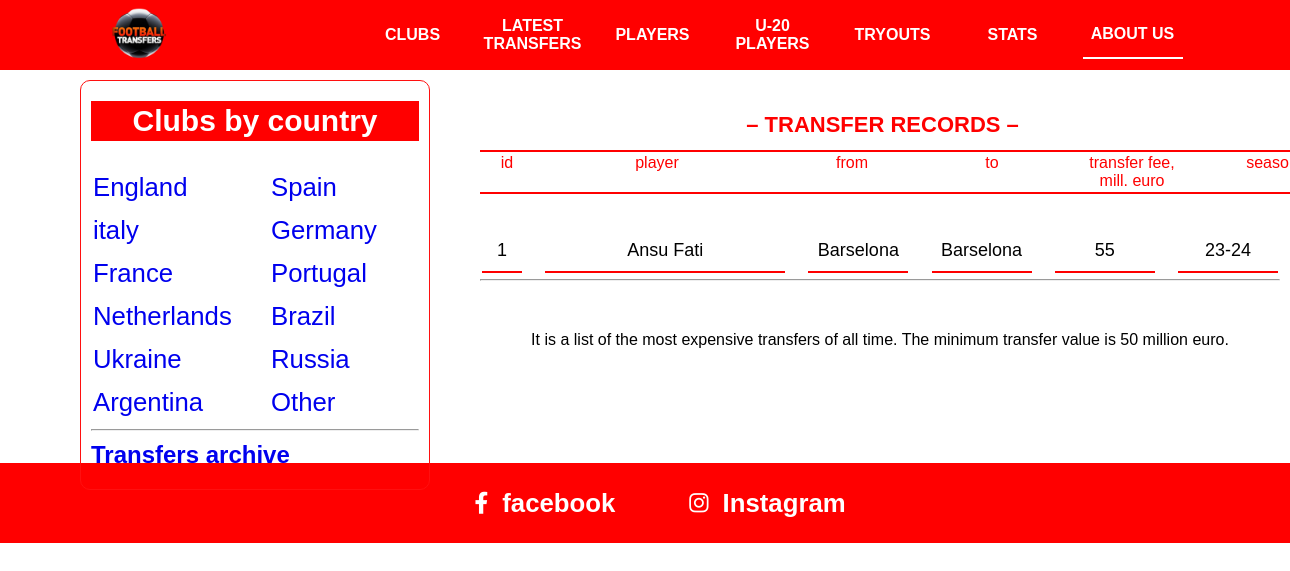
Before: /transfers_records/ with the older database file.
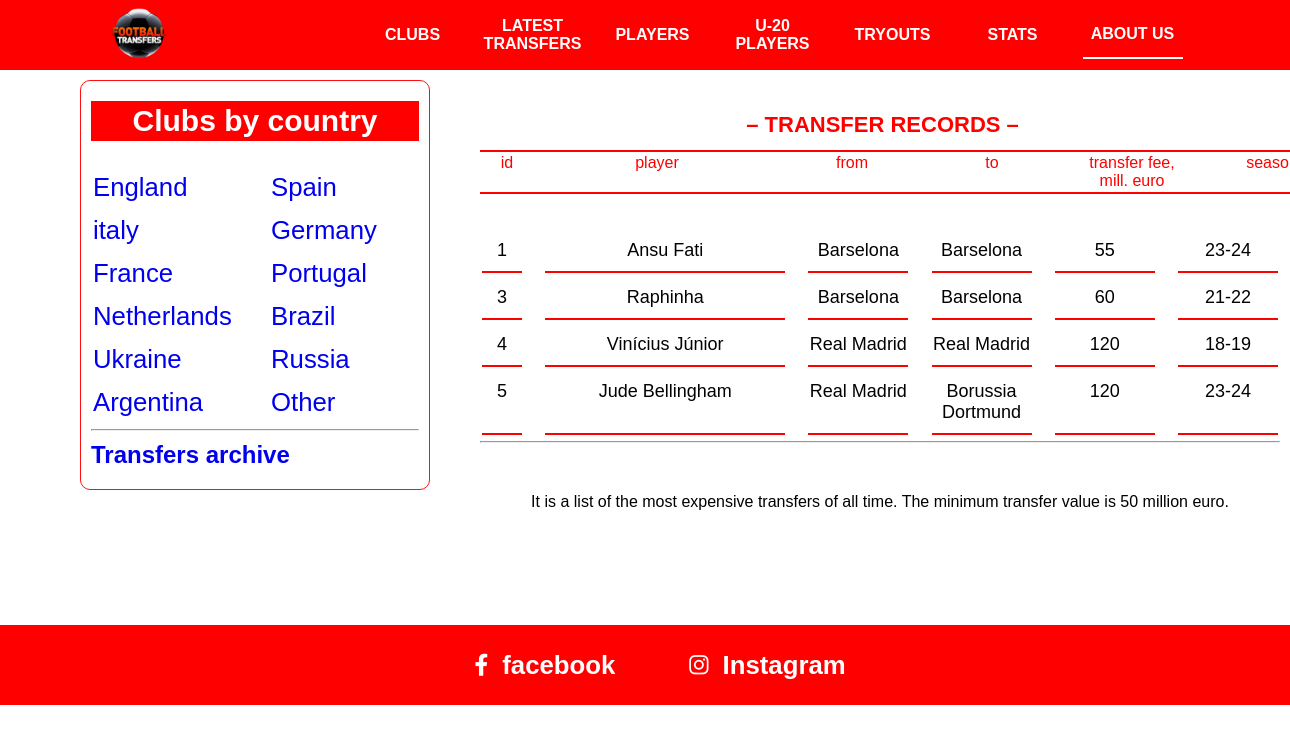
After: the same page with the newer database file.
### asosiy/models.py (models this page shows, shortened)
class Transfer(models.Model):
    player = models.ForeignKey(Player, on_delete=models.SET_NULL, null=True)
    eski_club = models.ForeignKey(Club, on_delete=models.SET_NULL, null=True, related_name="sotuvlari")
    yangi_club = models.ForeignKey(Club, on_delete=models.SET_NULL, null=True, related_name="olganlari")
    narx = models.PositiveSmallIntegerField()
    tah_narx = models.PositiveSmallIntegerField()
    mavsum = models.CharField(max_length=10)

class Player(models.Model):
    ism = models.CharField(max_length=30)
    davlat = models.ForeignKey(Davlat, on_delete=models.CASCADE)
    tugulgan_sana = models.DateField()
    narx = models.PositiveSmallIntegerField()
    club = models.ForeignKey(Club, on_delete=models.SET_NULL, null=True)
    pozitsiya = models.CharField(max_length=30)
    def __str__(self):
        return self.ism

class Club(models.Model):
    nom = models.CharField(max_length=30)
    logo = models.FileField(blank=True)
    davlat = models.ForeignKey(Davlat, on_delete=models.CASCADE)
    president = models.CharField(max_length=30, blank=True)
    coach = models.CharField(max_length=30, blank=True)
    yili = models.DateField(blank=True)
    record_transfer = models.CharField(max_length=30, blank=True)
    record_sotuv = models.CharField(max_length=30, blank=True)
    def __str__(self):
        return self.nom

### asosiy/views.py (the view)
# urls.py: path('transfers_records/', transfers_records),
def transfers_records(requests):
    content = {
        "players": Transfer.objects.filter(narx__gt=50)[:100]
    }
    return render(requests, "transfer-records.html", content)

### templates/transfer-records.html
{% extends 'header.html' %}
{% block content %}
      <div class="nav">
          <h2>– TRANSFER RECORDS –</h2>
          <table class="content-nav">
            <thead>
              <tr>
                <td>id</td>
                <td>player</td>
                <td>from</td>
                <td>to</td>
                <td>
                  transfer fee, <br />
                  mill. euro
                </td>
                <td>
                  season
                </td>
              </tr>
            </thead>
          </table>
        </div>
<br>
<br>
<br>
<br>
<br>
<br>
      <div class="latest-transfers">
        <table class="top-players">
            {% for player in players %}
          <tr>
            <td>{{player.id}}</td>
            <td>{{player.player}}</td>
            <td>{{player.eski_club}}</td>
            <td>{{player.yangi_club}}</td>
            <td>{{player.narx}}</td>
            <td>{{player.mavsum}}</td>
          </tr>
            {% endfor %}
        </table>
        <hr>
        <p>It is a list of the most expensive transfers of all time. The minimum transfer value is 50 million euro.</p>
      </div>
{% endblock %}

### templates/header.html (shortened to what this page needs)
<!DOCTYPE html>
<html>
  <head>
    {% load static %}
    <link rel="stylesheet" type="text/css" media="screen" href="{% static 'css/main.css' %}" />
    <link
      rel="stylesheet"
      href="https://cdnjs.cloudflare.com/ajax/libs/font-awesome/6.1.1/css/all.min.css"
    />
  </head>
  <body>
    <div class="container">
      <div class="navbar">
        <div class="icon">
          <a href="/">
            <img src="{% static 'img/icon.png' %}" alt="" />
          </a>
        </div>
        <div class="links">
          <div><a href="/clubs/">CLUBS</a></div>
          <div><a href="/latest_transfers/">LATEST TRANSFERS</a></div>
          <div><a href="/players/">PLAYERS</a></div>
          <div><a href="/players_U_20/">U-20 PLAYERS</a></div>
          <div><a href="./tryouts.html">TRYOUTS</a></div>
          <div><a href="/stats/">STATS</a></div>
          <div class="navActive"><a href="/about/">ABOUT US</a></div>
        </div>
      </div>
      <div class="country-clubs">
        <h2 id="title">Clubs by country</h2>
        <div class="country">
          <div>
            <h3><a href="/countries/england/">England</a> <br /></h3>
            <h3><a href="/countries/italy/">italy</a> <br /></h3>
            <h3><a href="/countries/france/">France</a> <br /></h3>
            <h3><a href="/countries/netherlands/">Netherlands</a> <br /></h3>
            <h3><a href="/countries/ukraine/">Ukraine</a> <br /></h3>
            <h3><a href="/countries/argentina/">Argentina</a> <br /></h3>
          </div>
          <div>
            <h3><a href="/countries/spain/">Spain</a> <br /></h3>
            <h3><a href="/countries/germany/">Germany</a> <br /></h3>
            <h3><a href="/countries/portugal/">Portugal</a> <br /></h3>
            <h3><a href="/countries/brazil/">Brazil</a> <br /></h3>
            <h3><a href="/countries/russia/">Russia</a> <br /></h3>
            <h3><a href="/countries/other/">Other</a> <br /></h3>
          </div>
        </div>
         <hr>
        <h2><a href="/transfers_archive/">Transfers archive</a></h2>
      </div>
        {% block content %}
        {% endblock %}
        <div class="footer">
        <a href="https://www.facebook.com/topfootballtransfers/">
          <div>
            <i class="fa-brands fa-facebook-f"></i> &nbsp;
            <h3>facebook</h3>
          </div>
        </a>
        <a href="https://www.instagram.com/topfootballtransfers/">
          <div>
            <i class="fa-brands fa-instagram"></i> &nbsp;
            <h3>Instagram</h3>
          </div>
        </a>
      </div>
    </div>
  </body>
</html>

### static/css/main.css (style rules this page uses)
* { margin: 0; padding: 0; box-sizing: border-box; }
.container { width: 100% !important; display: inline-block; font-family: sans-serif; }
.container .navbar { width: 100%; background-color: red; display: flex; align-items: center; justify-content: space-around; position: fixed; z-index: 99; height: 70px !important; }
.container .navbar .icon { width: 100px; overflow: hidden; }
.container .navbar .icon img { width: 130%; margin-left: -14%; }
.container .navbar .links { z-index: 999; display: flex; }
.container .navbar .links div { width: 100px; text-align: center; display: flex; align-items: center; margin-right: 20px; }
.container .navbar .links div a { color: white; font-weight: 700; text-decoration: none; width: 100px !important; height: 45px; display: flex; align-items: center; justify-content: center; }
.container .navActive { border-bottom: 2px solid white !important; }
.country-clubs { width: 350px; border: 1px solid rgb(255, 16, 16); border-radius: 10px; position: fixed; top: 80px; left: 80px; padding: 10px 10px; padding-bottom: 10px; }
.country-clubs h2 { margin: 10px 0px; transition: all 0.3s ease; }
.country-clubs h2 a { text-decoration: none; }
.country-clubs #title { font-size: 30px; background-color: red; color: white; text-align: center; line-height: 40px; }
.country-clubs .country { width: 100%; display: flex; flex-wrap: wrap; justify-content: space-between; font-size: 22px; margin-top: 20px; }
.country-clubs .country div { width: 150px; height: 100%; }
.country-clubs .country h3 { font-weight: 100 !important; margin: 10px 0px !important; width: 100%; padding: 2px 2px; transition: all 0.3s ease; }
.country-clubs .country h3 a { text-decoration: none; margin-top: 20px !important; }
.nav { width: 805px; background-color: white; position: fixed; left: 480px; top: 70px; }
.nav h2 { text-align: center; color: red; line-height: 50px; padding-top: 30px; font-size: 22px; }
.latest-transfers { display: inline-block; width: 800px; margin-left: 480px; margin-top: 120px !important; }
.latest-transfers p { text-align: center; margin: 50px 0px 110px 0px; }
.players tr td:nth-child(2), .top-players tr td:nth-child(2), .playerss tr td:nth-child(2) { width: 240px; }
.players tr td:nth-child(1), .top-players tr td:nth-child(1), .playerss tr td:nth-child(1) { width: 40px !important; }
.top-players { width: 100%; }
.top-players tr { display: flex; justify-content: space-between; overflow: hidden; }
.top-players tr td { width: 100px; margin-bottom: 4px; font-size: 18px; border-bottom: 2px solid rgb(255, 0, 0); text-align: center; padding: 10px 0px; }
.latest-transfers { display: inline-block; width: 800px; margin-left: 480px; margin-top: 220px; overflow: hidden; }
.latest-transfers p { text-align: center; }
.content-nav { border-top: 2px solid rgb(255, 0, 0); border-bottom: 2px solid rgb(255, 0, 0); width: 100%; }
.content-nav tr { display: flex; justify-content: space-between !important; }
.content-nav tr td { width: 140px; color: red; text-align: center; }
.content-nav tr td:nth-child(1) { width: 50px; }
.content-nav tr td:nth-child(2) { width: 250px; }
.footer { width: 100%; background-color: red; height: 80px; display: flex; align-items: center; justify-content: center; font-size: 22px; padding-left: 80px; }
.footer a { margin-right: 50px; color: white; text-decoration: none; word-spacing: 8px; padding: 4px 12px; border-radius: 5px; transition: all 0.3s ease; }
.footer a div { display: flex; align-items: center; }

Changed rows visible on the page:
added Transfer: id "3", player "Raphinha", eski_club "Barselona", yangi_club "Barselona", narx "60", mavsum "21-22"
added Transfer: id "4", player "Vinícius Júnior", eski_club "Real Madrid", yangi_club "Real Madrid", narx "120", mavsum "18-19"
added Transfer: id "5", player "Jude Bellingham", eski_club "Real Madrid", yangi_club "Borussia Dortmund", narx "120", mavsum "23-24"
